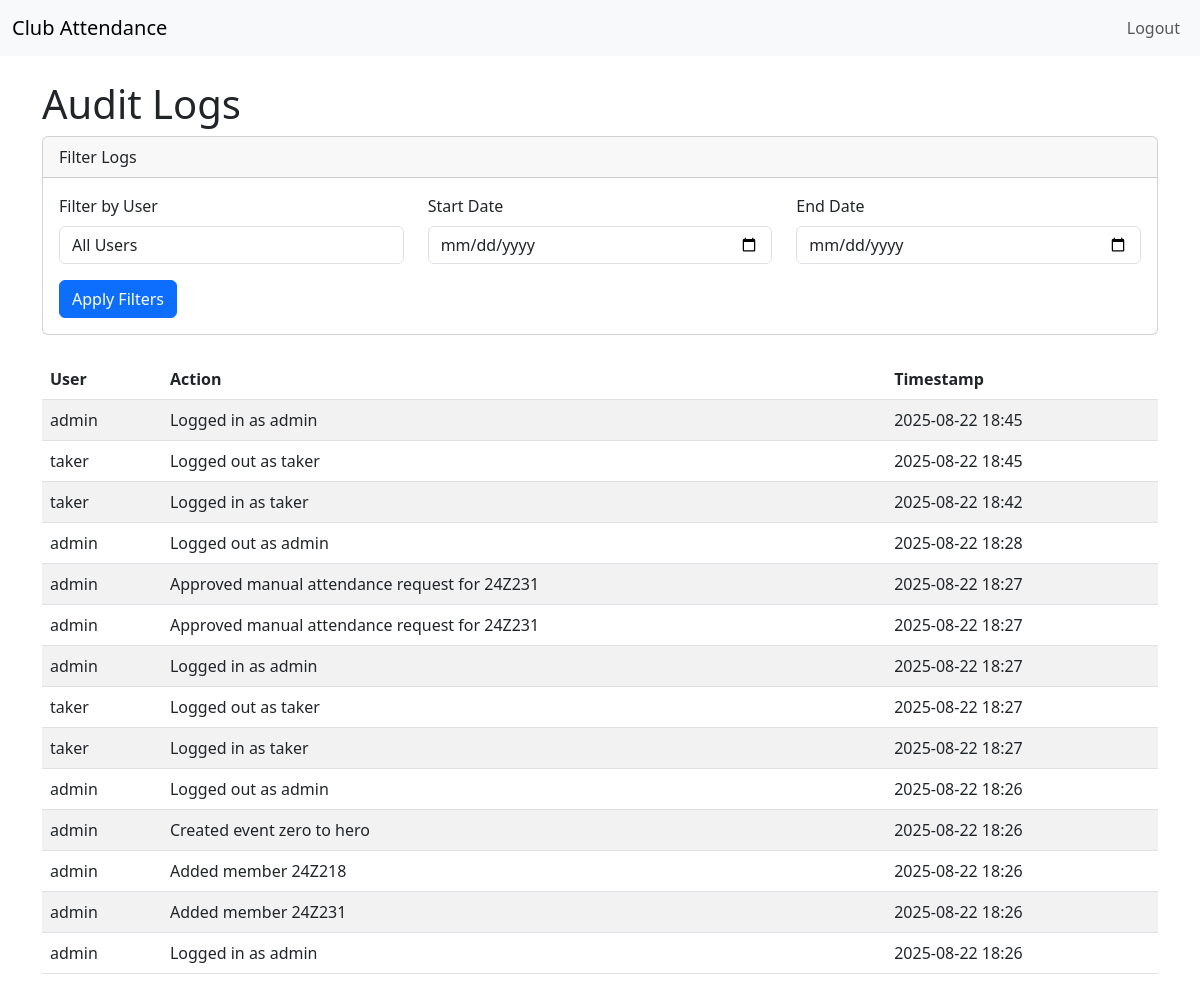
Before: /audit_logs (signed in) with the older database file.
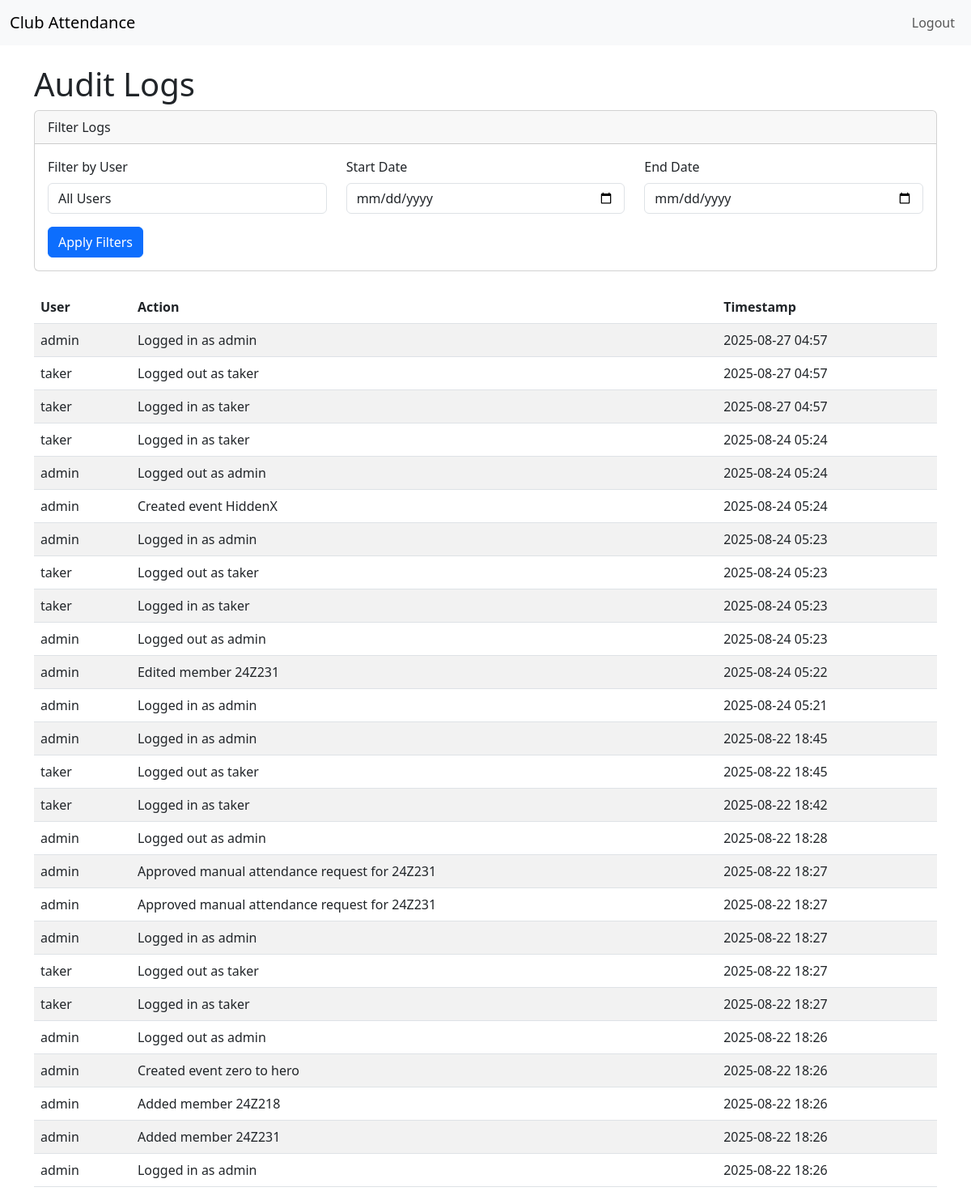
After: the same page with the newer database file.
### app.py (models this page shows)
class AuditLog(db.Model):
    id = db.Column(db.Integer, primary_key=True)
    user_id = db.Column(db.Integer, db.ForeignKey('user.id'))
    action = db.Column(db.Text, nullable=False)
    timestamp = db.Column(db.DateTime, default=datetime.utcnow)
    user = db.relationship('User', backref='user_audit_logs')

class User(db.Model, UserMixin):
    id = db.Column(db.Integer, primary_key=True)
    username = db.Column(db.String(50), unique=True, nullable=False)
    password = db.Column(db.String(200), nullable=False)
    role = db.Column(db.String(20), nullable=False)

### app.py (the view)
@app.route('/audit_logs', methods=['GET'])
@login_required
def audit_logs():
    if current_user.role != 'admin':
        return 'Access Denied', 403
    query = AuditLog.query.join(User).options(db.joinedload(AuditLog.user))  # Eager load User
    username = request.args.get('username')
    start_date = request.args.get('start_date')
    end_date = request.args.get('end_date')
    if username:
        query = query.filter(User.username == username)
    if start_date:
        try:
            start = datetime.strptime(start_date, '%Y-%m-%d')
            query = query.filter(AuditLog.timestamp >= start)
        except ValueError:
            flash('Invalid start date')
    if end_date:
        try:
            end = datetime.strptime(end_date, '%Y-%m-%d')
            query = query.filter(AuditLog.timestamp <= end.replace(hour=23, minute=59, second=59))
        except ValueError:
            flash('Invalid end date')
    logs = query.order_by(AuditLog.timestamp.desc()).all()
    users = User.query.all()
    return render_template('audit_logs.html', logs=logs, users=users)

### app.py (called while the page is built)
@login_manager.user_loader
def load_user(user_id):
    return User.query.get(int(user_id))

### templates/audit_logs.html (shortened to what this page needs)
{% extends 'base.html' %}
{% block content %}
    <h1>Audit Logs</h1>
    <div class="card mb-4">
        <div class="card-header">Filter Logs</div>
        <div class="card-body">
            <form method="GET">
                <div class="row">
                    <div class="col-md-4 mb-3">
                        <label for="username" class="form-label">Filter by User</label>
                        <select name="username" id="username" class="form-control">
                            <option value="">All Users</option>
                        </select>
                    </div>
                    <div class="col-md-4 mb-3">
                        <label for="start_date" class="form-label">Start Date</label>
                        <input type="date" name="start_date" id="start_date" class="form-control" value="{{ request.args.get('start_date', '') }}">
                    </div>
                    <div class="col-md-4 mb-3">
                        <label for="end_date" class="form-label">End Date</label>
                        <input type="date" name="end_date" id="end_date" class="form-control" value="{{ request.args.get('end_date', '') }}">
                    </div>
                </div>
                <button type="submit" class="btn btn-primary">Apply Filters</button>
            </form>
        </div>
    </div>
    {% if logs %}
        <table class="table table-striped">
            <thead>
                <tr>
                    <th>User</th>
                    <th>Action</th>
                    <th>Timestamp</th>
                </tr>
            </thead>
            <tbody>
                {% for log in logs %}
                    <tr>
                        <td>{{ log.user.username if log.user else 'Unknown' }}</td>
                        <td>{{ log.action }}</td>
                        <td>{{ log.timestamp.strftime('%Y-%m-%d %H:%M') }}</td>
                    </tr>
                {% endfor %}
            </tbody>
        </table>
    {% else %}
        <p class="text-muted">No audit logs available.</p>
    {% endif %}
{% endblock %}

### templates/base.html (shortened to what this page needs)
<!DOCTYPE html>
<html lang="en">
<head>
    <link rel="stylesheet" href="https://cdn.jsdelivr.net/npm/bootstrap@5.3.0/dist/css/bootstrap.min.css">
</head>
<body>
    <nav class="navbar navbar-expand-lg navbar-light bg-light">
        <div class="container-fluid">
            <a class="navbar-brand" href="{{ url_for('dashboard') }}">Club Attendance</a>
            <div class="navbar-nav">
                {% if current_user.is_authenticated %}
                    <a class="nav-link" href="{{ url_for('logout') }}">Logout</a>
                {% else %}
                    <a class="nav-link" href="{{ url_for('login') }}">Login</a>
                {% endif %}
            </div>
        </div>
    </nav>
    <div class="container mt-4">
        {% block content %}{% endblock %}
    </div>
</body>
</html>

Changed rows visible on the page:
added AuditLog: user "admin", action "Logged in as admin", timestamp "2025-08-27 04:57"
added AuditLog: user "taker", action "Logged out as taker", timestamp "2025-08-27 04:57"
added AuditLog: user "taker", action "Logged in as taker", timestamp "2025-08-27 04:57"
added AuditLog: user "taker", action "Logged in as taker", timestamp "2025-08-24 05:24"
added AuditLog: user "admin", action "Logged out as admin", timestamp "2025-08-24 05:24"
added AuditLog: user "admin", action "Created event HiddenX", timestamp "2025-08-24 05:24"
added AuditLog: user "admin", action "Logged in as admin", timestamp "2025-08-24 05:23"
added AuditLog: user "taker", action "Logged out as taker", timestamp "2025-08-24 05:23"
added AuditLog: user "taker", action "Logged in as taker", timestamp "2025-08-24 05:23"
added AuditLog: user "admin", action "Logged out as admin", timestamp "2025-08-24 05:23"
added AuditLog: user "admin", action "Edited member 24Z231", timestamp "2025-08-24 05:22"
added AuditLog: user "admin", action "Logged in as admin", timestamp "2025-08-24 05:21"
